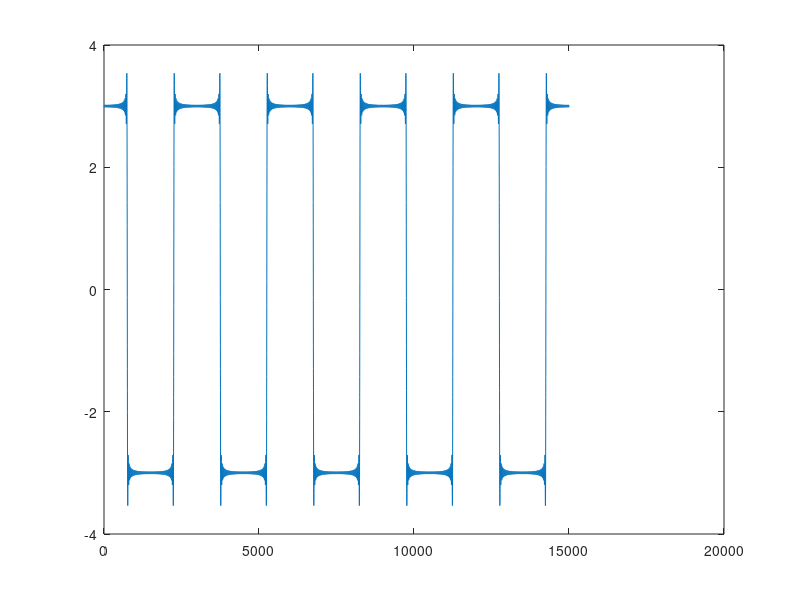

Recreate this plot in MATLAB.
clear all
close all
clc
t=0:0.001:3;
h=0.001;
T=3;
coff=100; % 10, 50 & 100
N = length(t);
f = zeros(N,1);
for i=1:N
if i<=(N-1)/4
f(i) = 3;
elseif i>(N-1)/4 && i<=3*(N-1)/4
f(i) = -3;
elseif i>3*(N-11)/4 && i<=N
f(i) = 3;
end
end
w = 2*pi/T;
A = zeros(coff,1);
B = zeros(coff,1);
A0 = (1/N)*sum(f);
for n=1:coff
y = f'.*cos(n*w*t);
A(n) = y(1) + y(N);
sum1=0;
sum2=0;
i=1;
for j=2:N-1
if rem(i,2)==1
sum1=sum1+y(j);
else
sum2=sum2+y(j);
end
i=i+1;
end
A(n) = A(n) + 2*sum2 + 4*sum1;
A(n) = A(n)*(h/3);
y = f'.*sin(n*w*t);
B(n) = y(1) + y(N);
sum1=0;
sum2=0;
i=1;
for j=2:N-1
if rem(i,2)==1
sum1=sum1+y(j);
else
sum2=sum2+y(j);
end
i=i+1;
end
B(n) = B(n) + 2*sum2 + 4*sum1;
B(n) = B(n)*(h/3);
end
A = (2/T)*A;
B = (2/T)*B;
sum3 = A0;
for n=1:coff
sum3 = sum3 + B(n)*sin(n*w*t) + A(n)*cos(n*w*t);
end
sum4 = repmat(sum3,1,5) ;
t = 1:length(sum4) ;
plot(t,sum4);